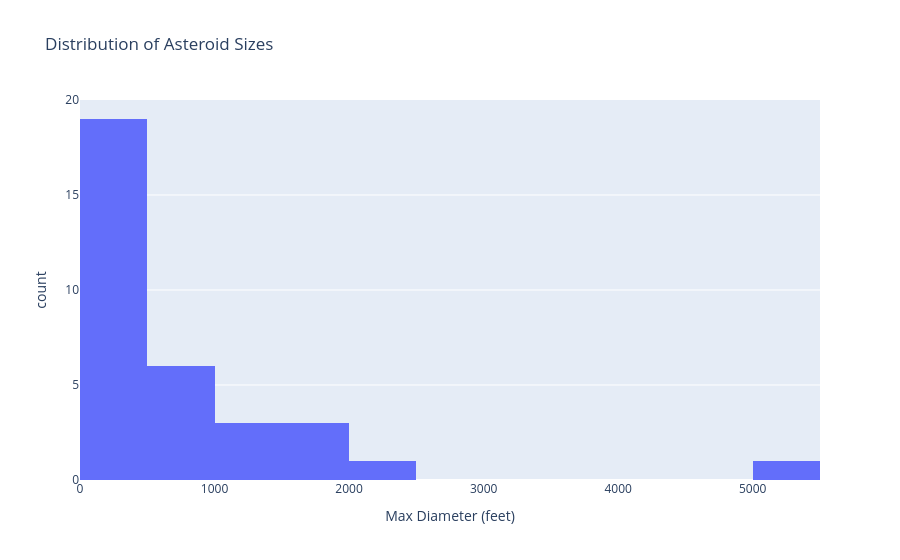

The code cell stored with this chart in its notebook:
### Markdown cell above
### Distribution of Asteroid Sizes
This histogram displays the distribution of asteroid maximum diameters measured in feet. It highlights the frequency of asteroids across different size categories, providing insight into the overall size distribution of the observed objects.

### Code cell
fig_asteroid_sizes = px.histogram(
    asteroid_data,
    x= 'Max Diameter (feet)',
    title= 'Distribution of Asteroid Sizes'
)
fig_asteroid_sizes.show()

### Figure 1 — Plotly figure (JSON) as saved in the notebook; plotly's stock layout.template omitted (floating-point values rounded to 4 significant figures)
{"data": [{"alignmentgroup": "True", "bingroup": "x", "hovertemplate": "Max Diameter (feet)=%{x}<br>count=%{y}<extra></extra>", "legendgroup": "", "marker": {"color": "#636efa", "pattern": {"shape": ""}}, "name": "", "offsetgroup": "", "orientation": "v", "showlegend": false, "type": "histogram", "x": [281.9, 1072.0, 708.0, 616.6, 269.2, 76.21, 455.0, 483.1, 204.2, 738.0, 25.71, 93.33, 195, 46.78, 177.8, 123.0, 816.6, 1862.0, 1923.0, 5200.0, 2421.0, 102.8, 162.2, 169.8, 269.2, 307.6, 257.1, 537.1, 440.6, 1683.0, 1355.0, 1439.0, 532.1], "xaxis": "x", "yaxis": "y"}], "layout": {"autosize": true, "barmode": "relative", "legend": {"tracegroupgap": 0}, "title": {"text": "Distribution of Asteroid Sizes"}, "xaxis": {"anchor": "y", "autorange": true, "domain": [0, 1], "range": [0, 5500], "title": {"text": "Max Diameter (feet)"}, "type": "linear"}, "yaxis": {"anchor": "x", "autorange": true, "domain": [0, 1], "range": [0, 20], "title": {"text": "count"}}}}
